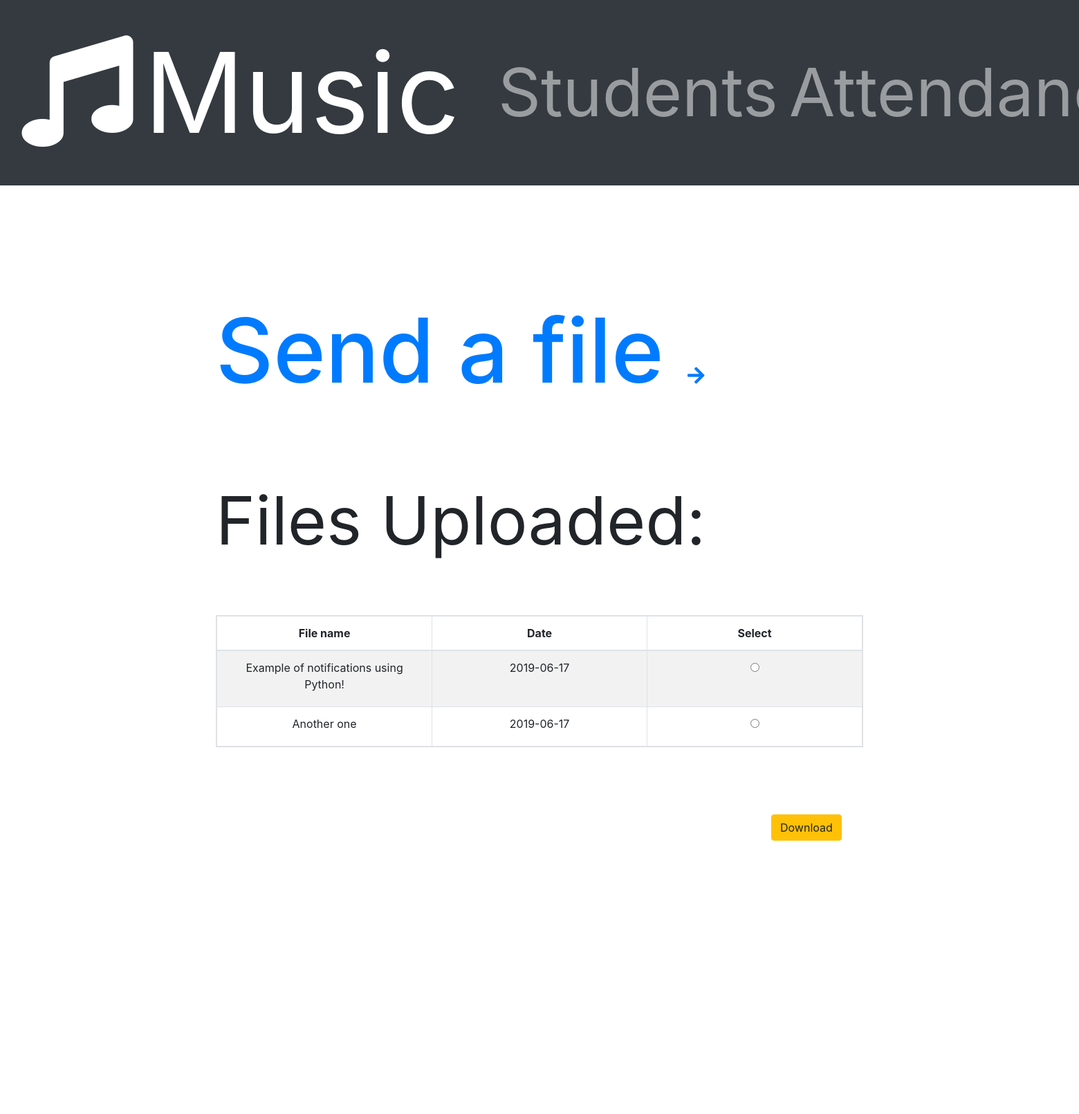
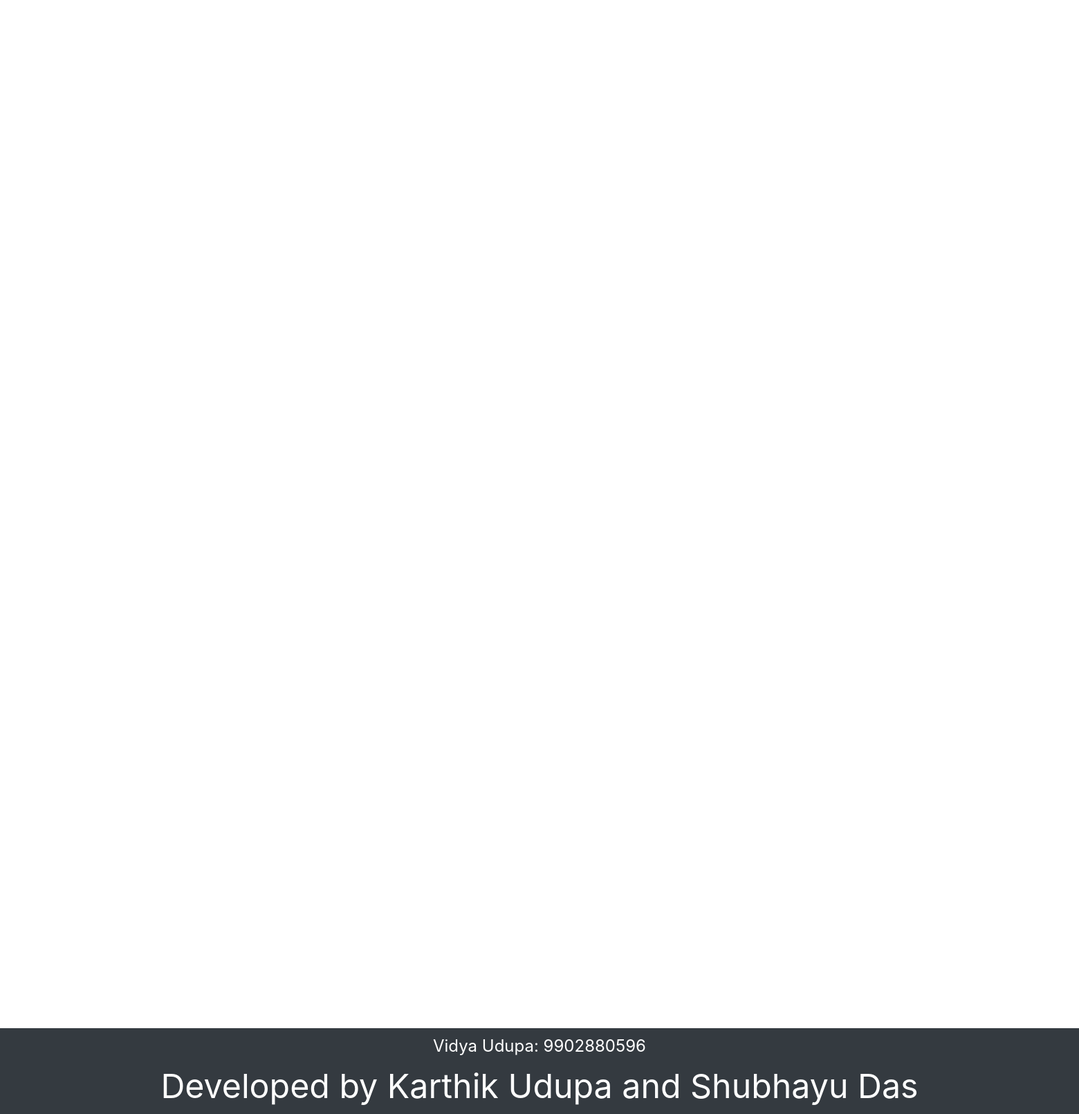
The page /admin-home/admin-view-files/ (signed in) on the database its author committed (2 pictures, top to bottom).
### Registry/models.py (models this page shows)
class FileUpload(models.Model):
    id = models.AutoField(primary_key = True)
    description = models.CharField(blank = True, max_length = 1000)
    uploadedFile = models.FileField(upload_to = 'files/%Y/')
    upload_time = models.DateTimeField(auto_now_add = True)
    allowedUsers = models.CharField(default = "", max_length = 1000, verbose_name = 'Allowed Users: ')

### Registry/views.py (the view)
# urls.py: path('admin-home/admin-view-files/', views.adminViewFile, name= 'adminViewFile'),
def adminViewFile(request):
    args = {'Files': []}
    userId = request.session.get('user_info')
    user = storeData.objects.get(id = userId)
    if checkStatus(request):
        if request.method == 'POST':
            form = FileDownloadForm(request.POST)
            if form.is_valid():
                lst = []
                for File in FileUpload.objects.values():
                    if request.POST.get(str(File['id'])):
                        print("inside if condition")
                        lst.append(File['id'])
                return download(lst)
        else:
            for File in FileUpload.objects.values():
                args["Files"].append({"id": File["id"], "name": os.path.basename(FileUpload.objects.get(id = File['id']).uploadedFile.path), "date": str(File['upload_time'].date()), 'description': File['description']})
            return render(request, 'Registry/adminViewFile.html', args)
    else:
        errorMessage(request,  'notSignedIn')
        return redirect('home')

### Registry/views.py (called while the page is built)
def checkStatus(request):
    userId = request.session.get('user_info')
    if userId is not None and userId is not -1:
        return True
    else:
        return False

### Registry/templates/Registry/adminViewFile.html (shortened to what this page needs)
{% extends "Registry/adminBase.html" %}
{% load static %}
{% block style %}
    <link rel="stylesheet" href = {% static "css/adminViewFile.css" %}>
{% endblock %}
{% block body %}
    <div id = 'allFiles'>
        <h3 id = 'sender'> <a href="{% url 'adminUploadFile' %}">Send a file <i class="fas fa-arrow-right"></i></a> </h3>
        <p id = "tags">Files Uploaded:</p>
        {% if Files %}
        <form method="POST" target="_blank">
            <table class = "table table-bordered table-responsive table-striped">
                <thead>
                    <tr>
                        <th class="mr-auto">File name</th>
                        <th>Date</th>
                        <th>Select</th>
                    </tr>
                </thead>
                <tbody>
                    <fieldset>
                        {% for File in Files %}
                        <tr>
                            <td class="mr-auto"> <label for="files">{{File.description}}</label> </td>
                            <td>{{File.date}}</td>
                            <td> <input type="radio" name = "fileField" class = "check" id = "files" name = "{{Files.id}}"value = "{{Files.id}}"> </td>
                        </tr>
                        {% endfor %}
                    </fieldset>
                </tbody>
            </table>
            <input type="submit" id="download" value="Download" class="btn btn-warning float-right">
            {% else %}
                <p id = "info-tag">No files uploaded yet!</p>
            {% endif %}
        </form>
    </div>
{% endblock %}

### Registry/static/css/adminBase.css (style rules this page uses)
html, body { width: 100%; }
@media (min-width: 768px) { .float-right { margin-right: calc(2vw); } }

### Registry/static/css/adminViewFile.css (style rules this page uses)
th, td { text-align: center; width: calc(20vw); }
#allFiles { min-height: calc(80vh); max-width: calc(60vw); padding-top: calc(5vh); margin: auto; }
.table { width: 100%; margin: auto; }
#sender { margin: auto; font-size: calc(4vh); padding-bottom: calc(3vh); text-decoration: none; }
#tags { margin: auto; font-size: calc(3vh); padding-bottom: calc(2vh); }
#download { margin-top: calc(3vh); }
.fa-arrow-right { font-size: 28px; }

### rows shown on the page
FileUpload: description "Example of notifications using Python!"
FileUpload: description "Another one"

### other values the page prints
{{ File.date }} "2019-06-17" "2019-06-17"
